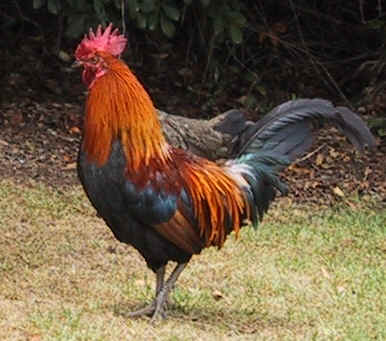
%> input picture assets/rooster.jpg, 386 x 341 px
$ octave BoxMasks3.m   (GNU Octave 9; MATLAB toolbox functions it lacks are replaced by stand-ins)
%> lines starting %> are read from the running program, lines starting %| are printed output that depends on the picture; in (x1, y1, x2, y2) boxes, pixels count from 0 and x2, y2 are one past the last pixel; in counts of white or black regions, pixels touching at a corner belong together; the program's own positions count from 1
clear;
clc;
close all;

% Load images and convert to grayscale and double format
Ia = imread('/MATLAB Drive/assets/rooster.jpg');      % Load rooster image
%> Ia is the input picture: size 341x386x3 uint8; mean R, G, B 110, 91.4, 68
Ia_gray = rgb2gray(Ia);          % Convert to grayscale
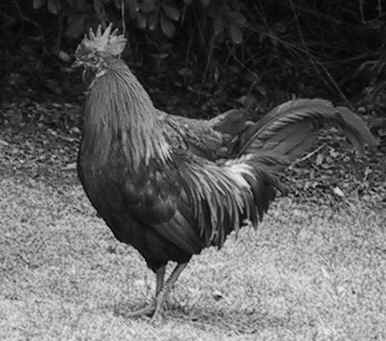
%> Ia_gray: size 341x386 uint8; min 0, max 242, mean 94.3
Ia_double = im2double(Ia_gray);  % Convert to double format

Ib = imread('/MATLAB Drive/assets/boxes.pgm');        % Load boxes image
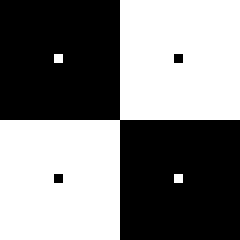
%> input picture assets/boxes.pgm, 80 x 80 px (shown 3 times larger)
%> Ib is the input picture: size 80x80 uint8; 50% white; 3 white regions (2 under 20 px), largest, box (x1, y1, x2, y2) and area: (0, 0, 80, 80) 3182
Ib_double = im2double(Ib);       % Convert to double format

% Create 5x5 and 25x25 box masks
mask_5x5 = fspecial('average', [5 5]);
mask_25x25 = fspecial('average', [25 25]);

% Convolve the images with the masks
Ia_conv_5x5 = conv2(Ia_double, mask_5x5, 'same');  % Rooster with 5x5 mask
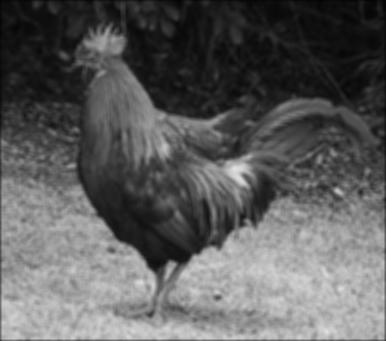
%> Ia_conv_5x5: size 341x386 double; min 0.0166, max 0.879, mean 0.367
Ia_conv_25x25 = conv2(Ia_double, mask_25x25, 'same');  % Rooster with 25x25 mask
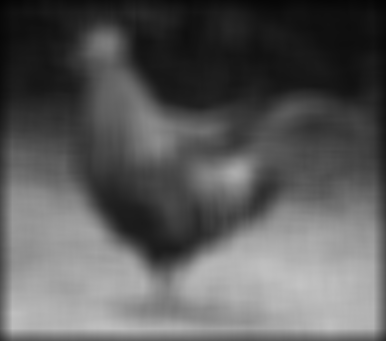
%> Ia_conv_25x25: size 341x386 double; min 0.016, max 0.766, mean 0.356
Ib_conv_5x5 = conv2(Ib_double, mask_5x5, 'same');  % Boxes with 5x5 mask
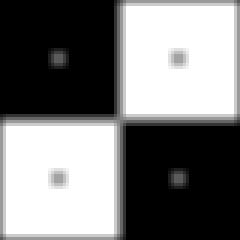
%> Ib_conv_5x5: size 80x80 double (shown 3 times larger); min 0, max 1, mean 0.485
Ib_conv_25x25 = conv2(Ib_double, mask_25x25, 'same');  % Boxes with 25x25 mask
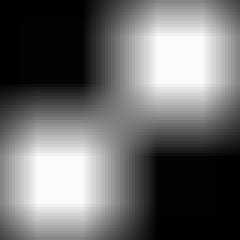
%> Ib_conv_25x25: size 80x80 double (shown 3 times larger); min 0, max 0.986, mean 0.425

% Display the results in subplots
figure;
subplot(2, 2, 1), imagesc(Ia_conv_5x5), title('Rooster - 5x5 Box Mask');
colormap('gray'), colorbar, axis('image', 'tight');
subplot(2, 2, 2), imagesc(Ia_conv_25x25), title('Rooster - 25x25 Box Mask');
colormap('gray'), colorbar, axis('image', 'tight');
subplot(2, 2, 3), imagesc(Ib_conv_5x5), title('Boxes - 5x5 Box Mask');
colormap('gray'), colorbar, axis('image', 'tight');
subplot(2, 2, 4), imagesc(Ib_conv_25x25), title('Boxes - 25x25 Box Mask');
colormap('gray'), colorbar, axis('image', 'tight');

% Extract pixel intensity values for the specified locations
pixel_ia_5x5 = Ia_conv_5x5(297, 220);
%> pixel_ia_5x5 = 0.398
pixel_ia_25x25 = Ia_conv_25x25(297, 220);
%> pixel_ia_25x25 = 0.653
pixel_ib_5x5 = Ib_conv_5x5(10, 78);
%> pixel_ib_5x5 = 1
pixel_ib_25x25 = Ib_conv_25x25(10, 78);
%> pixel_ib_25x25 = 0.528

% Display the pixel intensity values rounded to 2 decimal places
disp(['Pixel intensity at row=297, column=220 of rooster (5x5 box mask): ', num2str(round(pixel_ia_5x5, 2))]);
%| Pixel intensity at row=297, column=220 of rooster (5x5 box mask): 0.4
disp(['Pixel intensity at row=297, column=220 of rooster (25x25 box mask): ', num2str(round(pixel_ia_25x25, 2))]);
%| Pixel intensity at row=297, column=220 of rooster (25x25 box mask): 0.65
disp(['Pixel intensity at row=10, column=78 of boxes (5x5 box mask): ', num2str(round(pixel_ib_5x5, 2))]);
%| Pixel intensity at row=10, column=78 of boxes (5x5 box mask): 1
disp(['Pixel intensity at row=10, column=78 of boxes (25x25 box mask): ', num2str(round(pixel_ib_25x25, 2))]);
%| Pixel intensity at row=10, column=78 of boxes (25x25 box mask): 0.53
